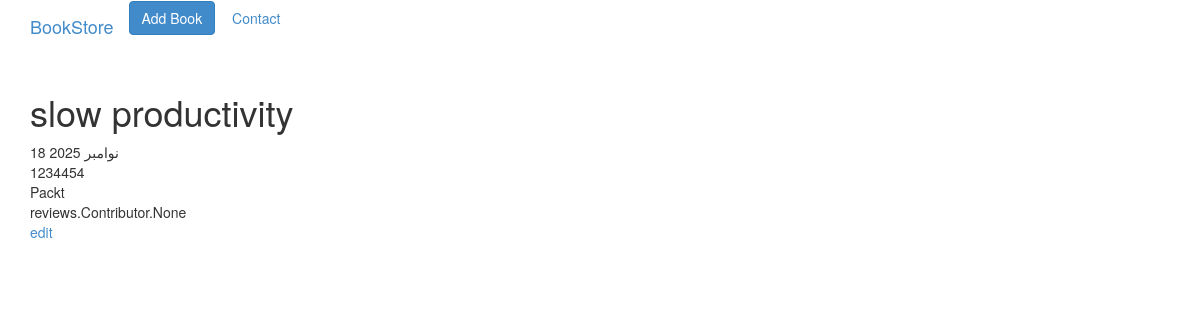
The page /reviews/book/1/ on the database as committed earlier.
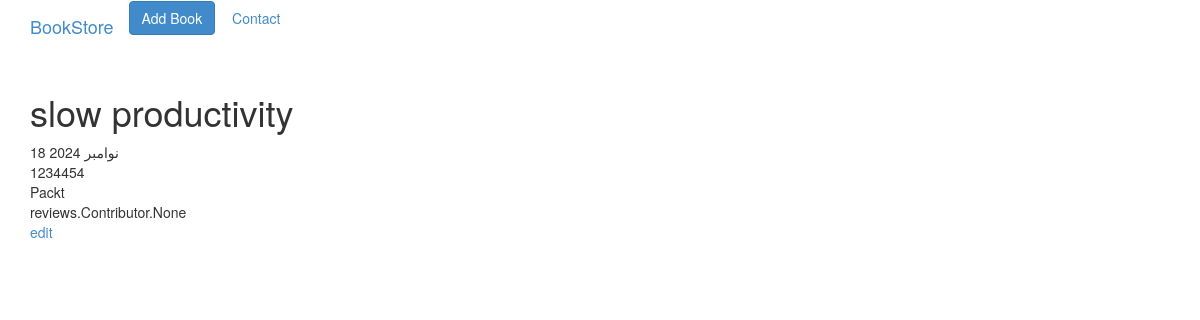
The same page on the database as committed later.
### reviews/models.py (models this page shows, shortened)
class Book(models.Model):
    PUBLICATION_STATUS = (("published", "published"), ("unpublished", "unpublished"))
    title = models.CharField(max_length=70)
    publication_date = models.DateField()
    isbn = models.CharField(max_length=20)
    publisher = models.ForeignKey(Publisher, on_delete=models.CASCADE)
    contributors = models.ManyToManyField(Contributor, through="BookContributor")
    status = models.CharField(
        max_length=100, choices=PUBLICATION_STATUS, default="unpublished"
    )

class Publisher(models.Model):
    name = models.CharField(max_length=50, help_text="The name of the publisher")
    website = models.URLField(help_text="The publisher's webite")
    email = models.EmailField(help_text="The publisher's email address")
    def __str__(self):
        return self.name

### reviews/views.py (the view)
# urls.py: path("book/<int:id>/", views.book_detail, name="book_detail"),
def book_detail(request, id):
    details = get_object_or_404(Book, id=id)
    return render(request, "reviews/book_details.html", {"details": details})

### reviews/templates/reviews/book_details.html
{% extends "reviews/base.html" %}
{% block content %}
<h1>{{ details.title }}</h1>
<div>{{ details.publication_date }}</div>
<div>{{ details.isbn }}</div>
<div>{{ details.publisher }}</div>
<div>{{ details.contributors }}</div>
<a href="{% url 'reviews:edit_book' details.id %}">edit</a>
{% endblock content %}

Rows that differ between the two databases and show on the page:
changed Book "slow productivity": publication_date "18 نوامبر 2025" → "18 نوامبر 2024"
